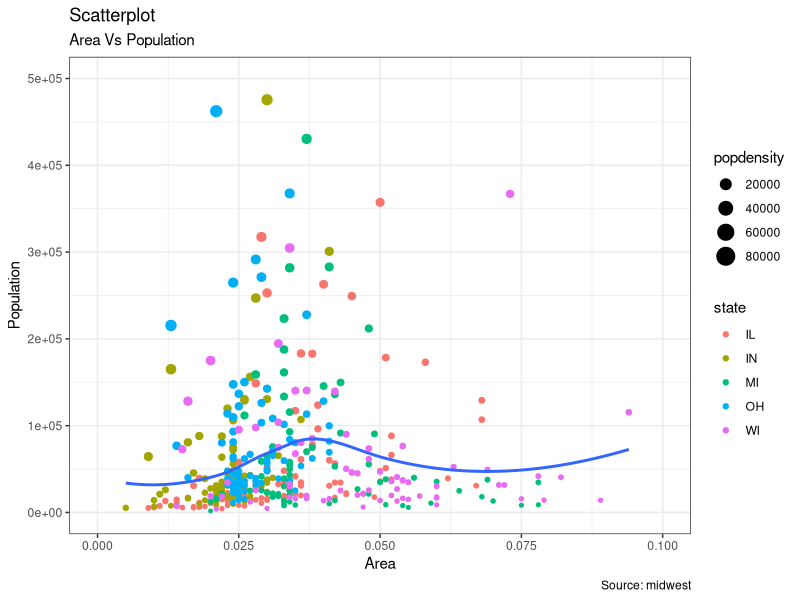
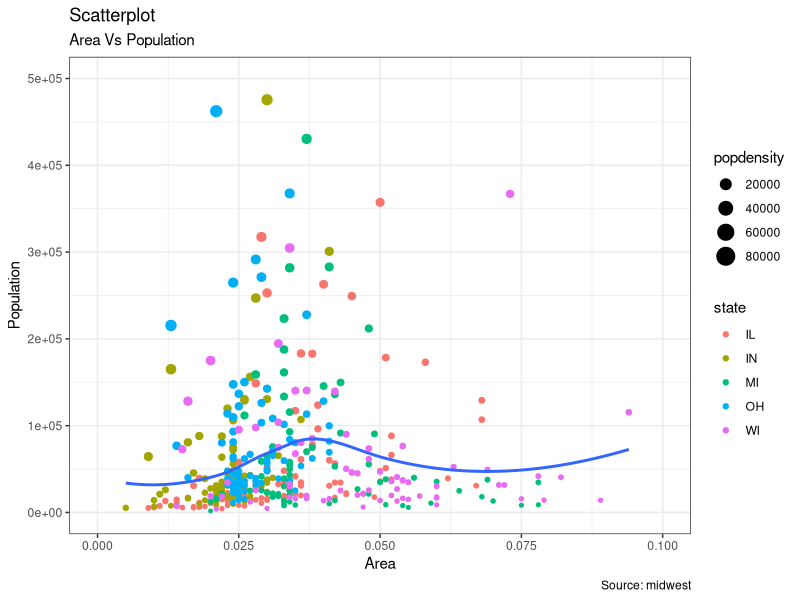

These charts were generated, in order, by the following R code:
## ---- chunk 1
knitr::opts_chunk$set(echo = TRUE)

knitr::knit_hooks$set(Dot = function(before, options){
  if(before){
    paste(
      '<li class="nav-item">',
      sprintf('<a class="nav-link dm-dot-title">%s</a>', options$Dot),
      '<div class="dm-dot-content">', 
      sep = "\n"
    )
  } else {
    paste(
    '</div>',
    '</li>',
    sep = "\n"
    )
  }
})

## ---- chunk 2
library(ggplot2)
theme_set(theme_bw())  # pre-set the bw theme.
data("midwest", package = "ggplot2")
# midwest <- read.csv("http://goo.gl/G1K41K")  # bkup data source

# Scatterplot
gg <- ggplot(midwest, aes(x=area, y=poptotal)) + 
  geom_point(aes(col=state, size=popdensity)) + 
  geom_smooth(method="loess", se=F) + 
  xlim(c(0, 0.1)) + 
  ylim(c(0, 500000)) + 
  labs(subtitle="Area Vs Population", 
       y="Population", 
       x="Area", 
       title="Scatterplot", 
       caption = "Source: midwest")

plot(gg)
## ---- chunk 3
library(ggplot2)
theme_set(theme_bw())  # pre-set the bw theme.
data("midwest", package = "ggplot2")
# midwest <- read.csv("http://goo.gl/G1K41K")  # bkup data source

# Scatterplot
gg <- ggplot(midwest, aes(x=area, y=poptotal)) + 
  geom_point(aes(col=state, size=popdensity)) + 
  geom_smooth(method="loess", se=F) + 
  xlim(c(0, 0.1)) + 
  ylim(c(0, 500000)) + 
  labs(subtitle="Area Vs Population", 
       y="Population", 
       x="Area", 
       title="Scatterplot", 
       caption = "Source: midwest")

plot(gg)
